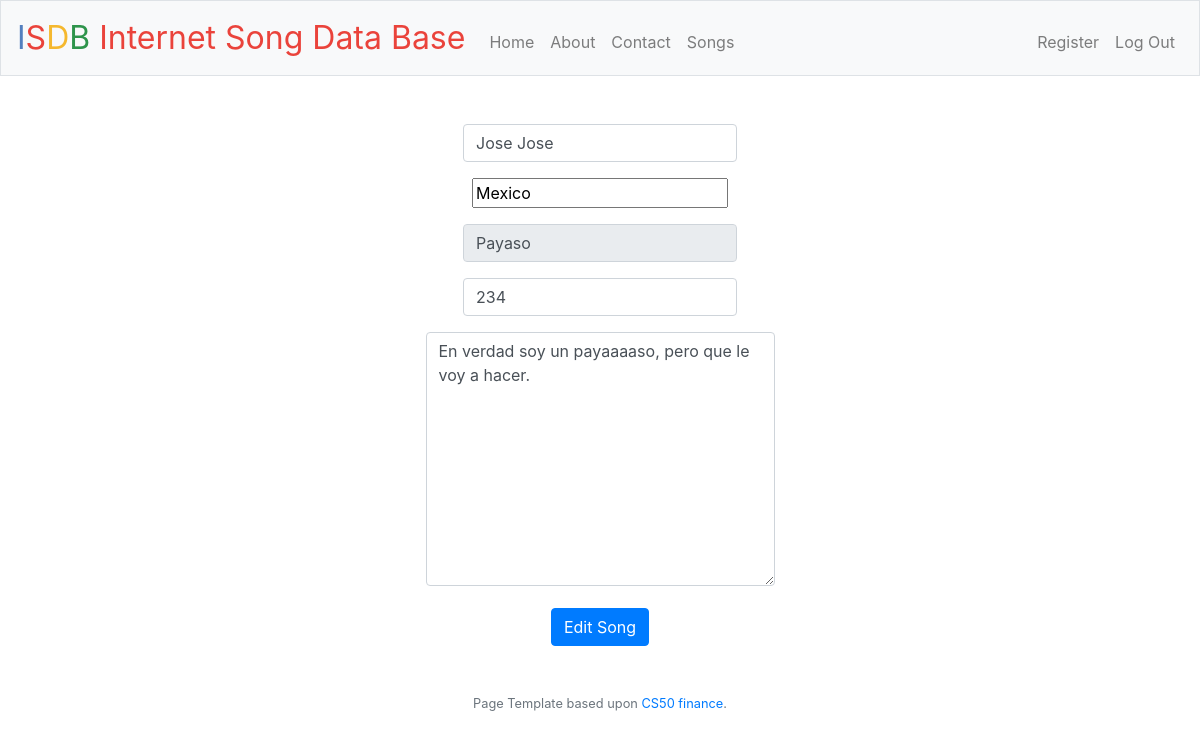
/songs/5/edit (signed in), run on the app's committed database.
### tables this page shows
CREATE TABLE 'artist' (
'id' INTEGER PRIMARY KEY AUTOINCREMENT NOT NULL,
'name' TEXT NOT NULL,
'nationality' TEXT NOT NULL,
'img_url' TEXT NOT NULL
);

CREATE TABLE 'songs' (
'id' INTEGER PRIMARY KEY AUTOINCREMENT NOT NULL,
'title' TEXT NOT NULL,
'duration' INTEGER NOT NULL,
'artist_id' INTEGER NOT NULL,
'lyrics' TEXT NOT NULL,
'num_likes' INTEGER NOT NULL,
FOREIGN KEY(artist_id) REFERENCES artist(id)
);

### application.py (the view, shortened to what this page needs)
@app.route("/songs/<int:song_number>/edit", methods=["GET", "POST"])
def edit_song(song_number):
    if request.method == "GET":
        song_info = db_helpers.fetch_song_info(song_number)
        return render_template("song_edit.html", song_info=song_info)

### application.py (called while the page is built)
@app.after_request
def after_request(response):
    response.headers["Cache-Control"] = "no-cache, no-store, must-revalidate"
    response.headers["Expires"] = 0
    response.headers["Pragma"] = "no-cache"
    return response

### db_helpers.py (called while the page is built)
def fetch_song_info(n):
    song_join = "SELECT s.id, s.title, s.duration, s.lyrics, s.num_likes, a.name, a.nationality, a.img_url FROM songs s JOIN artist a ON s.artist_id = a.id WHERE s.id = ?"
    test = (n, )
    c.execute(song_join, test)
    return c.fetchone()

### templates/song_edit.html (shortened to what this page needs)
{% extends "layout.html" %}
{% block main %}
    <form action="/songs/{{ song_info['id'] }}/edit" method="post">
        <div class="form-group">
            <input autocomplete="off" autofocus value="{{ song_info['name'] }}" class="form-control" name="artist" placeholder="Artist" type="text">
        </div>
        <div class="form-group">
            <input name="country" value="{{ song_info['nationality'] }}" list="countries" placeholder="Country">
        </div>
        <div class="form-group">
            <input autocomplete="off" value="{{ song_info['title'] }}" class="form-control" readonly name="title" placeholder="Title" type="text">
        </div>
        <div class="form-group">
            <input autocomplete="off" class="form-control" value="{{ song_info['duration'] }}" name="duration" placeholder="Duration (seconds)" type="number">
        </div>
        <div class="form-group">
            <textarea name="lyrics" class="form-control" placeholder="Lyrics" id="message" cols="30" rows="10">{{ song_info['lyrics'] }}</textarea>
        </div>
        <button class="btn btn-primary" type="submit">Edit Song</button>
    </form>
{% endblock %}

### static/styles.css (style rules this page uses)
main .form-control { display: inline-block; width: auto; }

### data on the page
artist: artist "Jose Jose", country "Mexico"
songs: title "Payaso", duration "234", lyrics "En verdad soy un payaaaaso, pero que le voy a hacer."
